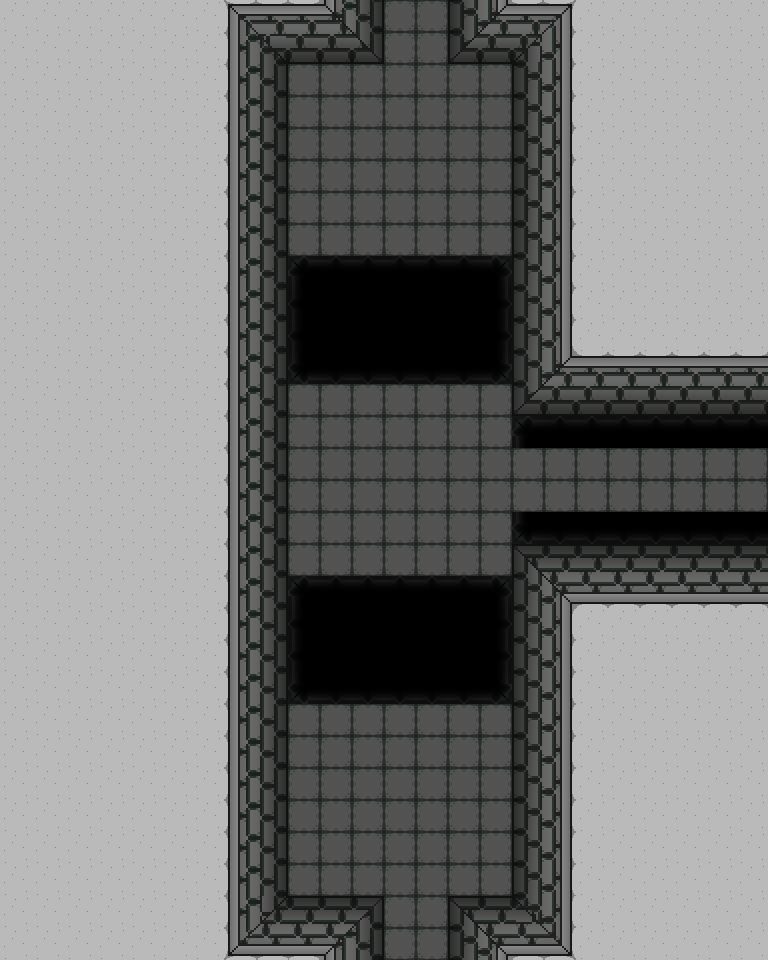

This is a level from a 2D game, rendered from its Tiled map with the project's own tilesets. A one-line summary and the map file follow, with tile-layer data summarised:
An orthogonal 24x30 tile map with 32x32 px tiles, 1 tile layer (background), 3 hidden layers not drawn, 5 tilesets and 11 objects (6x Item, 3x ZoneSwitcher, Player, Tellah).

<map version="1.0" orientation="orthogonal" renderorder="right-down" width="24" height="30" tilewidth="32" tileheight="32">
 <tileset firstgid="1" name="terrain-32x32" tilewidth="32" tileheight="32">
  <image source="../png/terrain/terrain-32x32.png" width="512" height="512" />
 </tileset>
 <tileset firstgid="257" name="dungeon1-32x32" tilewidth="32" tileheight="32">
  <image source="../png/terrain/dungeon1-32x32.png" width="512" height="512" />
  <tile id="0">
   <properties>
    <property name="type" value="wall" />
   </properties>
  </tile>
  <tile id="1">
   <properties>
    <property name="type" value="wall" />
   </properties>
  </tile>
  <tile id="2">
   <properties>
    <property name="type" value="wall" />
   </properties>
  </tile>
  <tile id="3">
   <properties>
    <property name="type" value="wall" />
   </properties>
  </tile>
  <tile id="4">
   <properties>
    <property name="type" value="wall" />
   </properties>
  </tile>
  <tile id="5">
   <properties>
    <property name="type" value="wall" />
   </properties>
  </tile>
  <tile id="6">
   <properties>
    <property name="type" value="wall" />
   </properties>
  </tile>
  <tile id="7">
   <properties>
    <property name="type" value="wall" />
   </properties>
  </tile>
  <tile id="16">
   <properties>
    <property name="type" value="wall" />
   </properties>
  </tile>
  <tile id="17">
   <properties>
    <property name="type" value="wall" />
   </properties>
  </tile>
  <tile id="18">
   <properties>
    <property name="type" value="wall" />
   </properties>
  </tile>
  <tile id="19">
   <properties>
    <property name="type" value="wall" />
   </properties>
  </tile>
  <tile id="20">
   <properties>
    <property name="type" value="wall" />
   </properties>
  </tile>
  <tile id="21">
   <properties>
    <property name="type" value="wall" />
   </properties>
  </tile>
  <tile id="22">
   <properties>
    <property name="type" value="wall" />
   </properties>
  </tile>
  <tile id="23">
   <properties>
    <property name="type" value="wall" />
   </properties>
  </tile>
  <tile id="32">
   <properties>
    <property name="type" value="wall" />
   </properties>
  </tile>
  <tile id="33">
   <properties>
    <property name="type" value="wall" />
   </properties>
  </tile>
  <tile id="34">
   <properties>
    <property name="type" value="wall" />
   </properties>
  </tile>
  <tile id="35">
   <properties>
    <property name="type" value="wall" />
   </properties>
  </tile>
  <tile id="36">
   <properties>
    <property name="type" value="wall" />
   </properties>
  </tile>
  <tile id="37">
   <properties>
    <property name="type" value="wall" />
   </properties>
  </tile>
  <tile id="38">
   <properties>
    <property name="type" value="wall" />
   </properties>
  </tile>
  <tile id="39">
   <properties>
    <property name="type" value="wall" />
   </properties>
  </tile>
  <tile id="48">
   <properties>
    <property name="type" value="wall" />
   </properties>
  </tile>
  <tile id="49">
   <properties>
    <property name="type" value="wall" />
   </properties>
  </tile>
  <tile id="50">
   <properties>
    <property name="type" value="wall" />
   </properties>
  </tile>
  <tile id="51">
   <properties>
    <property name="type" value="wall" />
   </properties>
  </tile>
  <tile id="52">
   <properties>
    <property name="type" value="wall" />
   </properties>
  </tile>
  <tile id="53">
   <properties>
    <property name="type" value="wall" />
   </properties>
  </tile>
  <tile id="54">
   <properties>
    <property name="type" value="wall" />
   </properties>
  </tile>
  <tile id="55">
   <properties>
    <property name="type" value="wall" />
   </properties>
  </tile>
  <tile id="64">
   <properties>
    <property name="type" value="wall" />
   </properties>
  </tile>
  <tile id="65">
   <properties>
    <property name="type" value="wall" />
   </properties>
  </tile>
  <tile id="66">
   <properties>
    <property name="type" value="wall" />
   </properties>
  </tile>
  <tile id="67">
   <properties>
    <property name="type" value="wall" />
   </properties>
  </tile>
  <tile id="68">
   <properties>
    <property name="type" value="floor" />
   </properties>
  </tile>
  <tile id="80">
   <properties>
    <property name="type" value="wall" />
   </properties>
  </tile>
  <tile id="81">
   <properties>
    <property name="type" value="wall" />
   </properties>
  </tile>
  <tile id="82">
   <properties>
    <property name="type" value="wall" />
   </properties>
  </tile>
  <tile id="83">
   <properties>
    <property name="type" value="wall" />
   </properties>
  </tile>
  <tile id="84">
   <properties>
    <property name="type" value="floor" />
   </properties>
  </tile>
  <tile id="96">
   <properties>
    <property name="type" value="pit" />
   </properties>
  </tile>
  <tile id="97">
   <properties>
    <property name="type" value="pit" />
   </properties>
  </tile>
  <tile id="98">
   <properties>
    <property name="type" value="pit" />
   </properties>
  </tile>
  <tile id="99">
   <properties>
    <property name="type" value="pit" />
   </properties>
  </tile>
  <tile id="100">
   <properties>
    <property name="type" value="pit" />
   </properties>
  </tile>
  <tile id="112">
   <properties>
    <property name="type" value="pit" />
   </properties>
  </tile>
  <tile id="113">
   <properties>
    <property name="type" value="pit" />
   </properties>
  </tile>
  <tile id="114">
   <properties>
    <property name="type" value="pit" />
   </properties>
  </tile>
  <tile id="115">
   <properties>
    <property name="type" value="pit" />
   </properties>
  </tile>
  <tile id="116">
   <properties>
    <property name="type" value="pit" />
   </properties>
  </tile>
  <tile id="128">
   <properties>
    <property name="type" value="pit" />
   </properties>
  </tile>
  <tile id="129">
   <properties>
    <property name="type" value="pit" />
   </properties>
  </tile>
  <tile id="130">
   <properties>
    <property name="type" value="pit" />
   </properties>
  </tile>
 </tileset>
 <tileset firstgid="513" name="collision-32x32" tilewidth="32" tileheight="32">
  <image source="../png/placeholders/collision-32x32.png" width="64" height="32" />
  <tile id="0">
   <properties>
    <property name="passable" value="false" />
   </properties>
  </tile>
 </tileset>
 <tileset firstgid="515" name="Characters" tilewidth="32" tileheight="32">
  <tile id="0">
   <image width="24" height="32" source="../png/entities/TiledEntities/Characters/Chuck.png" />
  </tile>
  <tile id="1">
   <image width="32" height="32" source="../png/entities/TiledEntities/Characters/Tellah.png" />
  </tile>
  <tile id="2">
   <image width="32" height="32" source="../png/entities/TiledEntities/Characters/Edge.png" />
  </tile>
 </tileset>
 <tileset firstgid="518" name="Items" tilewidth="28" tileheight="28">
  <tile id="0">
   <image width="20" height="20" source="../png/items/ClayPot.png" />
  </tile>
  <tile id="1">
   <image width="28" height="28" source="../png/items/Target.png" />
  </tile>
  <tile id="2">
   <image width="12" height="16" source="../png/items/HealthPotion.png" />
  </tile>
  <tile id="3">
   <image width="16" height="20" source="../png/items/CashMoney.png" />
  </tile>
  <tile id="4">
   <image width="20" height="20" source="../png/items/MoonPendantBlue.png" />
  </tile>
  <tile id="5">
   <image width="20" height="20" source="../png/items/MoonPendantGreen.png" />
  </tile>
  <tile id="6">
   <image width="20" height="20" source="../png/items/MoonPendantOrange.png" />
  </tile>
  <tile id="7">
   <image width="20" height="20" source="../png/items/MoonPendantRed.png" />
  </tile>
 </tileset>
 <layer name="background" width="24" height="30">
  <data>[720 cells, 720 non-empty, 51 distinct tile ids]</data>
 </layer>
 <layer name="terrain" width="24" height="30" visible="0">
  <data>[720 cells, 0 non-empty, 0 distinct tile ids]</data>
 </layer>
 <objectgroup name="entities">
  <object type="Player" gid="515" x="664" y="488" />
  <object name="To Hookshot Demo Map 3" type="ZoneSwitcher" x="352" y="-16" width="146" height="29">
   <properties>
    <property name="targetX" value="500" />
    <property name="targetY" value="600" />
    <property name="type" value="ZoneSwitcher" />
    <property name="url" value="assets/tmx/hookshot-demo-map-3.tmx" />
   </properties>
  </object>
  <object name="To Hookshot Demo Map 1" type="ZoneSwitcher" x="295.5" y="948.5" width="229" height="31">
   <properties>
    <property name="targetY" value="30" />
    <property name="type" value="ZoneSwitcher" />
    <property name="url" value="assets/tmx/hookshot-demo-map-1.tmx" />
   </properties>
  </object>
  <object type="Tellah" gid="516" x="327" y="477">
   <properties>
    <property name="state" value="idle" />
   </properties>
  </object>
  <object name="Target" type="Item" gid="519" x="454" y="431" />
  <object name="Target" type="Item" gid="519" x="311" y="158" />
  <object name="Cash Money" type="Item" gid="521" x="365" y="323" />
  <object name="Moon Pendant Blue" type="Item" gid="522" x="496" y="752" />
  <object name="Moon Pendant Green" type="Item" gid="523" x="304" y="752" />
  <object name="Moon Pendant Red" type="Item" gid="525" x="432" y="752" />
  <object name="To Hookshot Demo Map 5" type="ZoneSwitcher" x="760" y="448" width="24" height="64">
   <properties>
    <property name="targetX" value="30" />
    <property name="targetY" value="800" />
    <property name="type" value="ZoneSwitcher" />
    <property name="url" value="assets/tmx/hookshot-demo-map-5.tmx" />
   </properties>
  </object>
 </objectgroup>
 <layer name="canopy" width="24" height="30" visible="0">
  <data>[720 cells, 0 non-empty, 0 distinct tile ids]</data>
 </layer>
 <layer name="collision" width="24" height="30" visible="0" opacity="0.19">
  <data>[720 cells, 530 non-empty, 1 distinct tile ids]</data>
 </layer>
</map>
